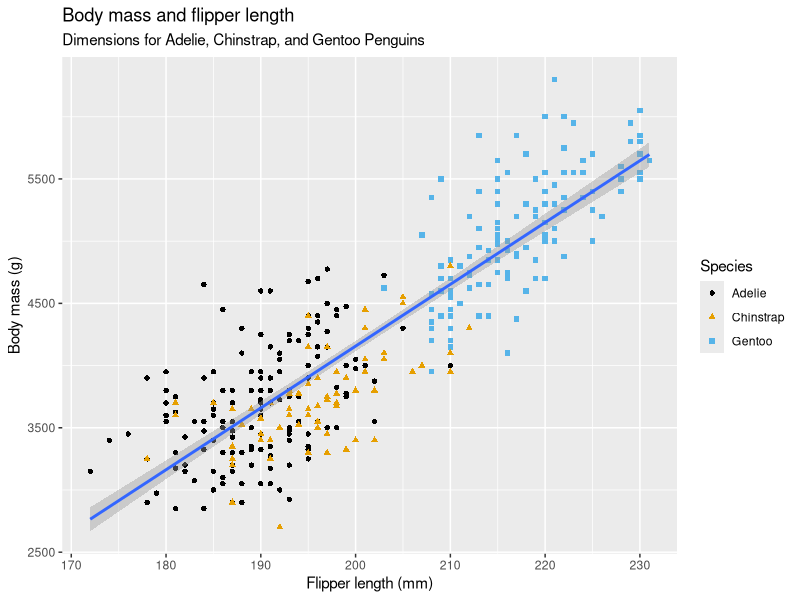
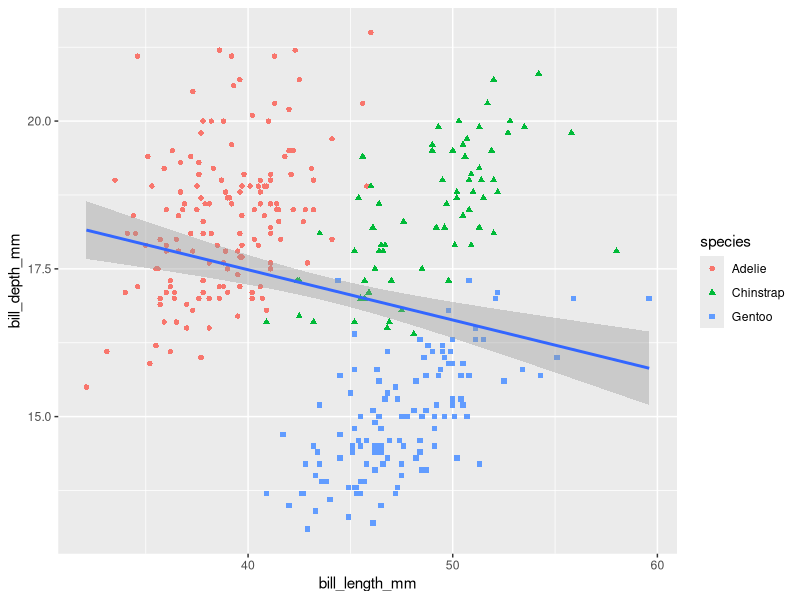
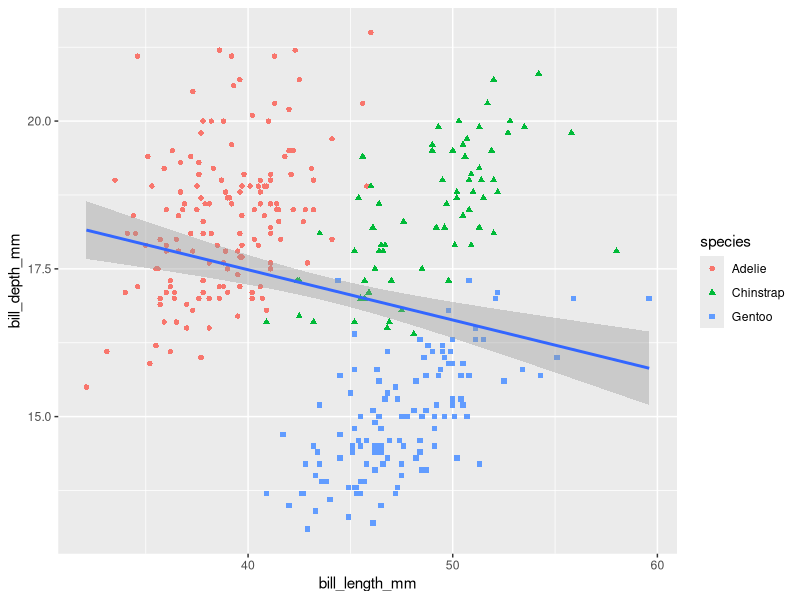
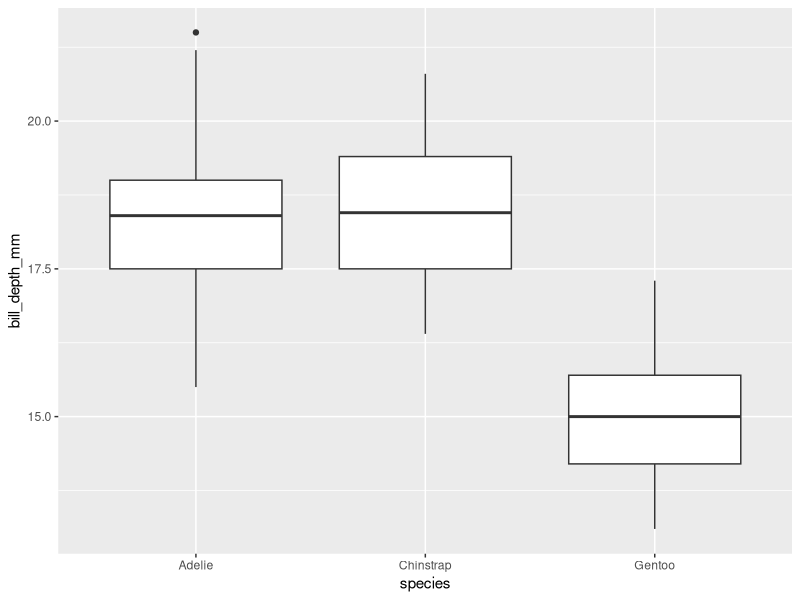
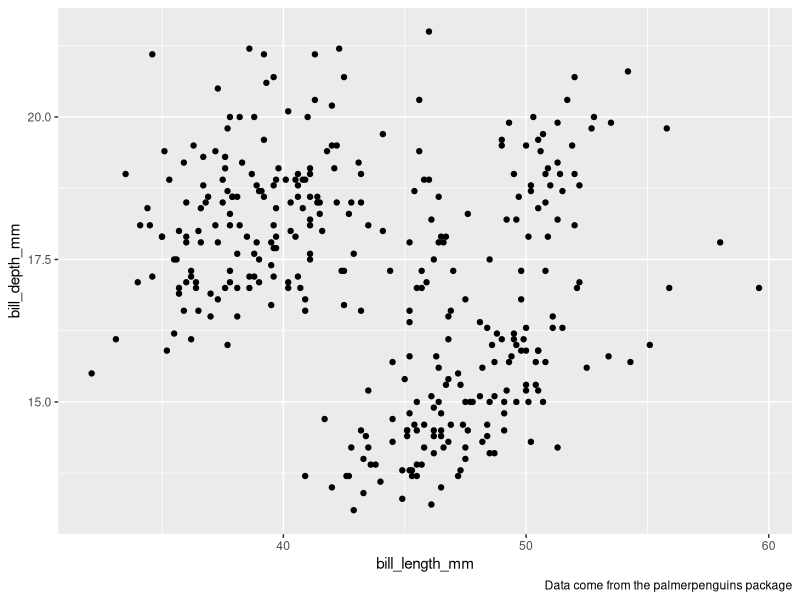
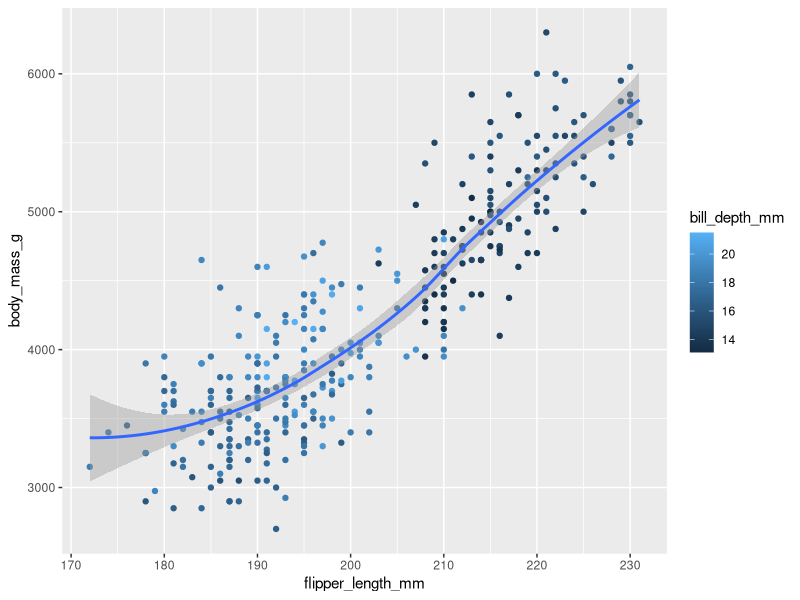
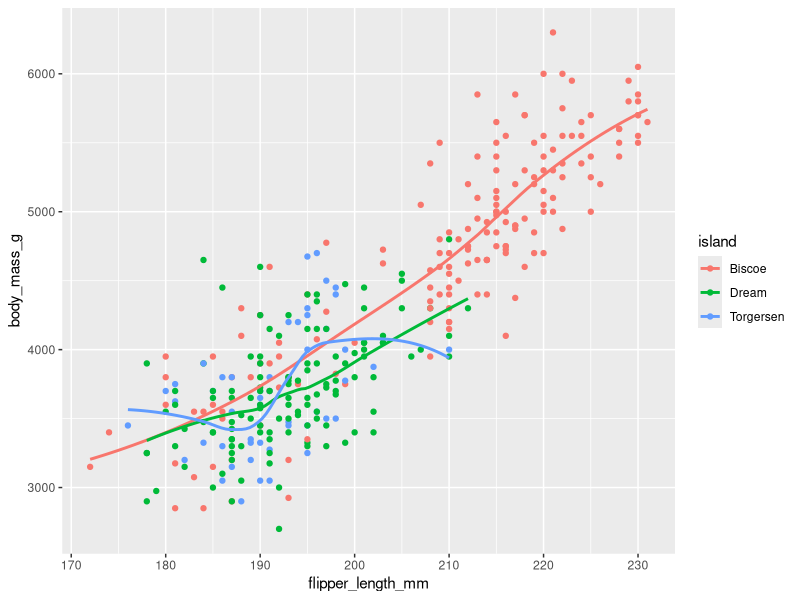
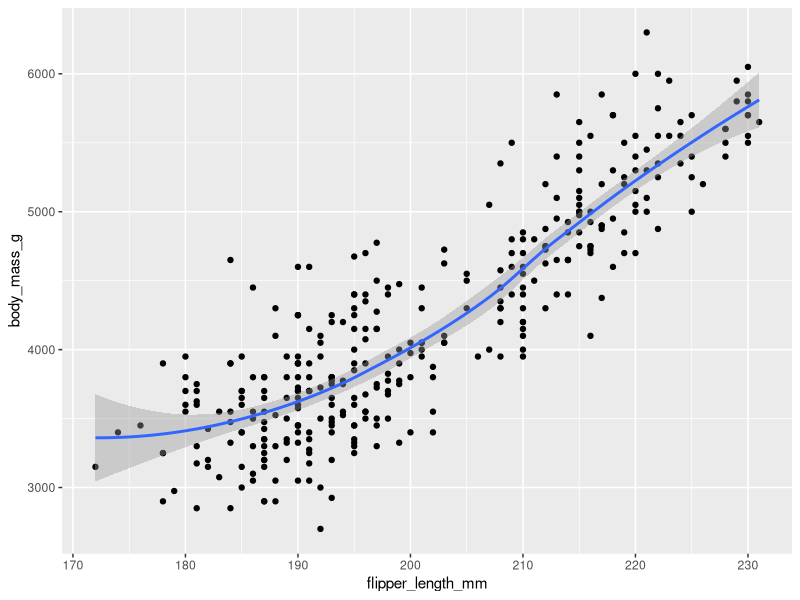

The R source for these figures, in order:
library(tidyverse)
library(palmerpenguins)
library(ggthemes)

# 1.2
View(penguins)
?penguins
glimpse(penguins)

ggplot(
  data = penguins,
  mapping = aes(x = flipper_length_mm, y = body_mass_g)
) +
  geom_point(aes(color = species, shape = species)) +
  geom_smooth(method = "lm") +
  labs(
    title = "Body mass and flipper length",
    subtitle = "Dimensions for Adelie, Chinstrap, and Gentoo Penguins",
    x = "Flipper length (mm)", y = "Body mass (g)",
    color = "Species", shape = "Species"
  ) +
  scale_color_colorblind()

# exercises
ggplot(
  data = penguins,
  mapping = aes(x = bill_length_mm, y = bill_depth_mm)
) +
  geom_point(aes(color = species, shape = species)) +
  geom_smooth(method = "lm")

ggplot(
  data = penguins,
  mapping = aes(x = bill_length_mm, y = bill_depth_mm)
) +
  geom_point(aes(color = species, shape = species)) +
  geom_smooth(method = "lm")

ggplot(
  data = penguins,
  mapping = aes(x = species, y = bill_depth_mm)
) +
  geom_boxplot()

ggplot(data = penguins, mapping = aes(x = bill_length_mm, y = bill_depth_mm)) +
  geom_point(na.rm = TRUE) +
  labs(caption = "Data come from the palmerpenguins package")

ggplot(
  data = penguins,
  mapping = aes(x = flipper_length_mm, y = body_mass_g)
) +
  geom_point(aes(color = bill_depth_mm)) +
  geom_smooth(method = "loess")

ggplot(
  data = penguins,
  mapping = aes(x = flipper_length_mm, y = body_mass_g, color = island)
) +
  geom_point() +
  geom_smooth(se = FALSE)

ggplot(
  data = penguins,
  mapping = aes(x = flipper_length_mm, y = body_mass_g)
) +
  geom_point() +
  geom_smooth()

ggplot() +
  geom_point(
    data = penguins,
    mapping = aes(x = flipper_length_mm, y = body_mass_g)
  ) +
  geom_smooth(
    data = penguins,
    mapping = aes(x = flipper_length_mm, y = body_mass_g)
  )

# 1.3
ggplot(penguins, aes(x = flipper_length_mm, y = body_mass_g)) +
  geom_point()

penguins |>
  ggplot(aes(x = flipper_length_mm, y = body_mass_g)) +
  geom_point()

# 1.4
ggplot(penguins, aes(x = species)) +
  geom_bar()

ggplot(penguins, aes(x = fct_infreq(species))) +
  geom_bar()

ggplot(penguins, aes(x = body_mass_g)) +
  geom_histogram(binwidth = 200)

ggplot(penguins, aes(x = body_mass_g)) +
  geom_histogram(binwidth = 20)

ggplot(penguins, aes(x = body_mass_g)) +
  geom_histogram(binwidth = 2000)

ggplot(penguins, aes(x = body_mass_g)) +
  geom_density()

# exercises
ggplot(penguins, aes(y = species)) +
  geom_bar()

ggplot(penguins, aes(x = species)) +
  geom_bar(color = "red")

ggplot(penguins, aes(x = species)) +
  geom_bar(fill = "red")

?diamonds
ggplot(diamonds, aes(x = carat)) +
  geom_histogram(binwidth = 0.02)
